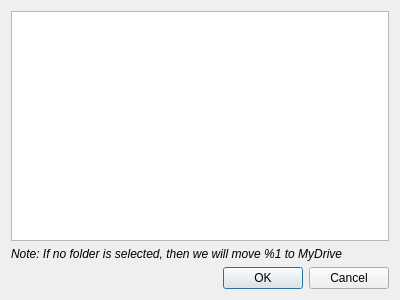
<?xml version="1.0" encoding="UTF-8"?>
<ui version="4.0">
 <class>TargetFolderSelectionDialog</class>
 <widget class="QDialog" name="TargetFolderSelectionDialog">
  <property name="geometry">
   <rect>
    <x>0</x>
    <y>0</y>
    <width>400</width>
    <height>300</height>
   </rect>
  </property>
  <property name="windowTitle">
   <string>Select a target folder to move to</string>
  </property>
  <layout class="QVBoxLayout" name="verticalLayout">
   <item>
    <widget class="QTreeView" name="treeView"/>
   </item>
   <item>
    <widget class="QLabel" name="lblNote">
     <property name="font">
      <font>
       <italic>true</italic>
      </font>
     </property>
     <property name="text">
      <string>Note: If no folder is selected, then we will move %1 to MyDrive</string>
     </property>
     <property name="wordWrap">
      <bool>true</bool>
     </property>
    </widget>
   </item>
   <item>
    <widget class="QDialogButtonBox" name="buttonBox">
     <property name="orientation">
      <enum>Qt::Horizontal</enum>
     </property>
     <property name="standardButtons">
      <set>QDialogButtonBox::Cancel|QDialogButtonBox::Ok</set>
     </property>
    </widget>
   </item>
  </layout>
 </widget>
 <resources/>
 <connections>
  <connection>
   <sender>buttonBox</sender>
   <signal>accepted()</signal>
   <receiver>TargetFolderSelectionDialog</receiver>
   <slot>accept()</slot>
   <hints>
    <hint type="sourcelabel">
     <x>248</x>
     <y>254</y>
    </hint>
    <hint type="destinationlabel">
     <x>157</x>
     <y>274</y>
    </hint>
   </hints>
  </connection>
  <connection>
   <sender>buttonBox</sender>
   <signal>rejected()</signal>
   <receiver>TargetFolderSelectionDialog</receiver>
   <slot>reject()</slot>
   <hints>
    <hint type="sourcelabel">
     <x>316</x>
     <y>260</y>
    </hint>
    <hint type="destinationlabel">
     <x>286</x>
     <y>274</y>
    </hint>
   </hints>
  </connection>
 </connections>
</ui>
